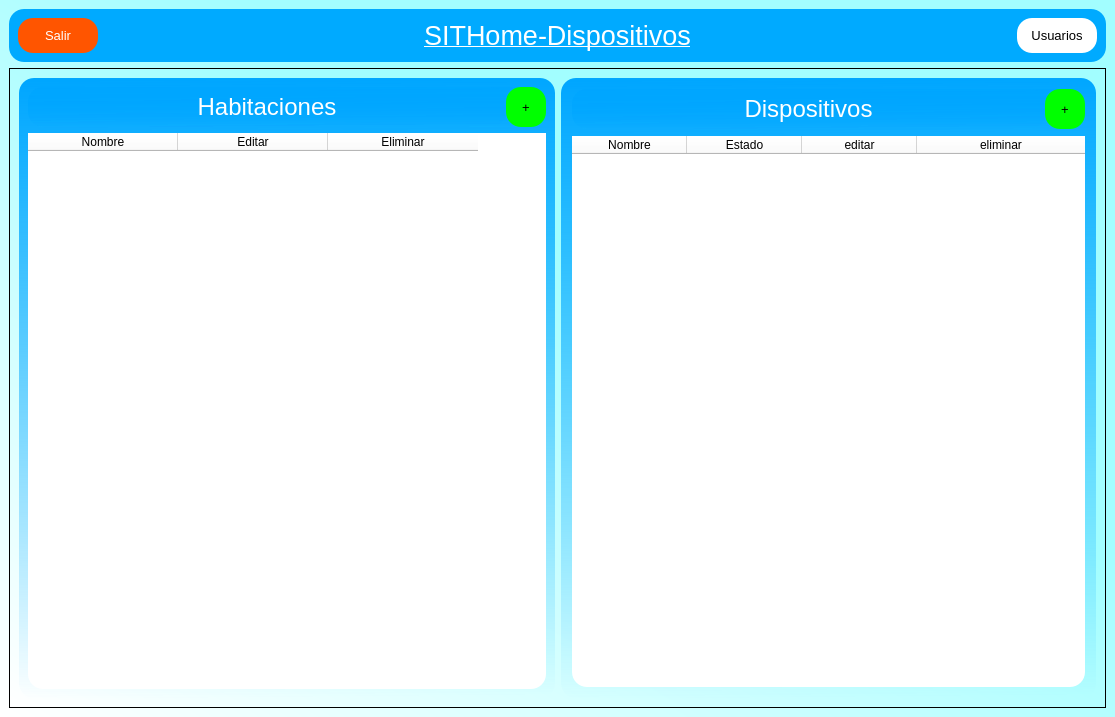
<?xml version="1.0" encoding="UTF-8"?>
<ui version="4.0">
 <class>SITHome_Dispositivos</class>
 <widget class="QMainWindow" name="SITHome_Dispositivos">
  <property name="geometry">
   <rect>
    <x>0</x>
    <y>0</y>
    <width>1115</width>
    <height>717</height>
   </rect>
  </property>
  <property name="minimumSize">
   <size>
    <width>1115</width>
    <height>715</height>
   </size>
  </property>
  <property name="maximumSize">
   <size>
    <width>1115</width>
    <height>717</height>
   </size>
  </property>
  <property name="windowTitle">
   <string>MainWindow</string>
  </property>
  <property name="styleSheet">
   <string notr="true">background-color: qlineargradient(spread:pad, x1:1, y1:0, x2:0, y2:1, stop:0.386364 rgba(162, 254, 255, 255), stop:1 rgba(255, 255, 255, 255));</string>
  </property>
  <widget class="QWidget" name="centralwidget">
   <property name="styleSheet">
    <string notr="true">background-color: qlineargradient(spread:pad, x1:1, y1:0, x2:0, y2:1, stop:0.386364 rgba(162, 254, 255, 255), stop:1 rgba(255, 255, 255, 255));</string>
   </property>
   <layout class="QVBoxLayout" name="verticalLayout">
    <item>
     <widget class="QFrame" name="frame">
      <property name="maximumSize">
       <size>
        <width>16777215</width>
        <height>80</height>
       </size>
      </property>
      <property name="styleSheet">
       <string notr="true">background-color: rgb(0, 170, 255);
border-radius: 15px;</string>
      </property>
      <property name="frameShape">
       <enum>QFrame::StyledPanel</enum>
      </property>
      <property name="frameShadow">
       <enum>QFrame::Raised</enum>
      </property>
      <layout class="QHBoxLayout" name="horizontalLayout_3">
       <item>
        <widget class="QPushButton" name="btn_salir">
         <property name="minimumSize">
          <size>
           <width>80</width>
           <height>35</height>
          </size>
         </property>
         <property name="maximumSize">
          <size>
           <width>80</width>
           <height>35</height>
          </size>
         </property>
         <property name="cursor">
          <cursorShape>PointingHandCursor</cursorShape>
         </property>
         <property name="styleSheet">
          <string notr="true">background-color: rgb(255, 85, 0);
border-radius: 15px;
font: 10pt;
color: white;</string>
         </property>
         <property name="text">
          <string>Salir</string>
         </property>
        </widget>
       </item>
       <item>
        <widget class="QLabel" name="label">
         <property name="styleSheet">
          <string notr="true"/>
         </property>
         <property name="text">
          <string>&lt;html&gt;&lt;head/&gt;&lt;body&gt;&lt;p align=&quot;center&quot;&gt;&lt;span style=&quot; font-size:20pt; text-decoration: underline; color:#ffffff;&quot;&gt;SITHome-Dispositivos&lt;/span&gt;&lt;/p&gt;&lt;/body&gt;&lt;/html&gt;</string>
         </property>
        </widget>
       </item>
       <item>
        <widget class="QPushButton" name="btn_usuarios">
         <property name="minimumSize">
          <size>
           <width>80</width>
           <height>35</height>
          </size>
         </property>
         <property name="maximumSize">
          <size>
           <width>80</width>
           <height>35</height>
          </size>
         </property>
         <property name="cursor">
          <cursorShape>PointingHandCursor</cursorShape>
         </property>
         <property name="styleSheet">
          <string notr="true">background-color: white;
border-radius: 15px;
font: 10pt;</string>
         </property>
         <property name="text">
          <string>Usuarios</string>
         </property>
        </widget>
       </item>
      </layout>
     </widget>
    </item>
    <item>
     <widget class="QFrame" name="frame_2">
      <property name="frameShape">
       <enum>QFrame::StyledPanel</enum>
      </property>
      <property name="frameShadow">
       <enum>QFrame::Raised</enum>
      </property>
      <layout class="QGridLayout" name="gridLayout">
       <item row="0" column="1">
        <widget class="QFrame" name="frame_4">
         <property name="styleSheet">
          <string notr="true">background-color: qlineargradient(spread:pad, x1:0.493, y1:0, x2:0.502, y2:1, stop:0 rgba(0, 166, 255, 255), stop:1 rgba(162, 254, 255, 0));
border-radius: 15px;</string>
         </property>
         <property name="frameShape">
          <enum>QFrame::StyledPanel</enum>
         </property>
         <property name="frameShadow">
          <enum>QFrame::Raised</enum>
         </property>
         <layout class="QVBoxLayout" name="verticalLayout_3">
          <property name="spacing">
           <number>7</number>
          </property>
          <property name="leftMargin">
           <number>11</number>
          </property>
          <property name="topMargin">
           <number>11</number>
          </property>
          <property name="rightMargin">
           <number>11</number>
          </property>
          <property name="bottomMargin">
           <number>11</number>
          </property>
          <item>
           <widget class="QFrame" name="frame_6">
            <property name="minimumSize">
             <size>
              <width>0</width>
              <height>40</height>
             </size>
            </property>
            <property name="frameShape">
             <enum>QFrame::StyledPanel</enum>
            </property>
            <property name="frameShadow">
             <enum>QFrame::Raised</enum>
            </property>
            <layout class="QHBoxLayout" name="horizontalLayout_2">
             <property name="spacing">
              <number>0</number>
             </property>
             <property name="leftMargin">
              <number>0</number>
             </property>
             <property name="topMargin">
              <number>0</number>
             </property>
             <property name="rightMargin">
              <number>0</number>
             </property>
             <property name="bottomMargin">
              <number>0</number>
             </property>
             <item>
              <widget class="QLabel" name="labelDispositivos">
               <property name="text">
                <string>&lt;html&gt;&lt;head/&gt;&lt;body&gt;&lt;p align=&quot;center&quot;&gt;&lt;span style=&quot; font-size:18pt; color:#ffffff;&quot;&gt;Dispositivos&lt;/span&gt;&lt;/p&gt;&lt;/body&gt;&lt;/html&gt;</string>
               </property>
              </widget>
             </item>
             <item>
              <widget class="QPushButton" name="addDispositivo">
               <property name="minimumSize">
                <size>
                 <width>40</width>
                 <height>40</height>
                </size>
               </property>
               <property name="maximumSize">
                <size>
                 <width>40</width>
                 <height>40</height>
                </size>
               </property>
               <property name="cursor">
                <cursorShape>PointingHandCursor</cursorShape>
               </property>
               <property name="styleSheet">
                <string notr="true">background-color: rgb(0, 255, 0);
border-radius: 15px;
font: 10pt;</string>
               </property>
               <property name="text">
                <string>+</string>
               </property>
              </widget>
             </item>
            </layout>
           </widget>
          </item>
          <item>
           <widget class="QTableWidget" name="Dispositivos">
            <property name="styleSheet">
             <string notr="true">background-color: white;</string>
            </property>
            <property name="editTriggers">
             <set>QAbstractItemView::NoEditTriggers</set>
            </property>
            <attribute name="horizontalHeaderVisible">
             <bool>true</bool>
            </attribute>
            <attribute name="horizontalHeaderCascadingSectionResizes">
             <bool>false</bool>
            </attribute>
            <attribute name="horizontalHeaderDefaultSectionSize">
             <number>115</number>
            </attribute>
            <attribute name="horizontalHeaderHighlightSections">
             <bool>true</bool>
            </attribute>
            <attribute name="horizontalHeaderStretchLastSection">
             <bool>true</bool>
            </attribute>
            <column>
             <property name="text">
              <string>Nombre</string>
             </property>
            </column>
            <column>
             <property name="text">
              <string>Estado</string>
             </property>
            </column>
            <column>
             <property name="text">
              <string>editar</string>
             </property>
            </column>
            <column>
             <property name="text">
              <string>eliminar</string>
             </property>
            </column>
           </widget>
          </item>
         </layout>
        </widget>
       </item>
       <item row="0" column="0">
        <widget class="QFrame" name="frame_3">
         <property name="layoutDirection">
          <enum>Qt::LeftToRight</enum>
         </property>
         <property name="styleSheet">
          <string notr="true">background-color: qlineargradient(spread:pad, x1:0.493, y1:0, x2:0.502, y2:1, stop:0 rgba(0, 166, 255, 255), stop:1 rgba(162, 254, 255, 0));
border-radius: 15px;
</string>
         </property>
         <property name="frameShape">
          <enum>QFrame::StyledPanel</enum>
         </property>
         <property name="frameShadow">
          <enum>QFrame::Raised</enum>
         </property>
         <layout class="QVBoxLayout" name="verticalLayout_2">
          <item>
           <widget class="QFrame" name="frame_5">
            <property name="minimumSize">
             <size>
              <width>0</width>
              <height>40</height>
             </size>
            </property>
            <property name="maximumSize">
             <size>
              <width>16777215</width>
              <height>16777215</height>
             </size>
            </property>
            <property name="frameShape">
             <enum>QFrame::StyledPanel</enum>
            </property>
            <property name="frameShadow">
             <enum>QFrame::Raised</enum>
            </property>
            <layout class="QHBoxLayout" name="horizontalLayout">
             <property name="spacing">
              <number>0</number>
             </property>
             <property name="leftMargin">
              <number>0</number>
             </property>
             <property name="topMargin">
              <number>0</number>
             </property>
             <property name="rightMargin">
              <number>0</number>
             </property>
             <property name="bottomMargin">
              <number>0</number>
             </property>
             <item>
              <widget class="QLabel" name="label_2">
               <property name="text">
                <string>&lt;html&gt;&lt;head/&gt;&lt;body&gt;&lt;p align=&quot;center&quot;&gt;&lt;span style=&quot; font-size:18pt; color:#ffffff;&quot;&gt;Habitaciones&lt;/span&gt;&lt;/p&gt;&lt;/body&gt;&lt;/html&gt;</string>
               </property>
              </widget>
             </item>
             <item>
              <widget class="QPushButton" name="addHabitacion">
               <property name="minimumSize">
                <size>
                 <width>40</width>
                 <height>40</height>
                </size>
               </property>
               <property name="maximumSize">
                <size>
                 <width>40</width>
                 <height>40</height>
                </size>
               </property>
               <property name="cursor">
                <cursorShape>PointingHandCursor</cursorShape>
               </property>
               <property name="styleSheet">
                <string notr="true">background-color: rgb(0, 255, 0);
border-radius: 15px;
font: 10pt;</string>
               </property>
               <property name="text">
                <string>+</string>
               </property>
              </widget>
             </item>
            </layout>
           </widget>
          </item>
          <item>
           <widget class="QTableWidget" name="Habitaciones">
            <property name="minimumSize">
             <size>
              <width>0</width>
              <height>0</height>
             </size>
            </property>
            <property name="maximumSize">
             <size>
              <width>16777215</width>
              <height>16777215</height>
             </size>
            </property>
            <property name="layoutDirection">
             <enum>Qt::LeftToRight</enum>
            </property>
            <property name="styleSheet">
             <string notr="true">background-color: white;
</string>
            </property>
            <property name="editTriggers">
             <set>QAbstractItemView::NoEditTriggers</set>
            </property>
            <attribute name="horizontalHeaderDefaultSectionSize">
             <number>150</number>
            </attribute>
            <column>
             <property name="text">
              <string>Nombre</string>
             </property>
            </column>
            <column>
             <property name="text">
              <string>Editar</string>
             </property>
            </column>
            <column>
             <property name="text">
              <string>Eliminar</string>
             </property>
            </column>
           </widget>
          </item>
         </layout>
        </widget>
       </item>
      </layout>
     </widget>
    </item>
   </layout>
  </widget>
 </widget>
 <resources/>
 <connections/>
</ui>
